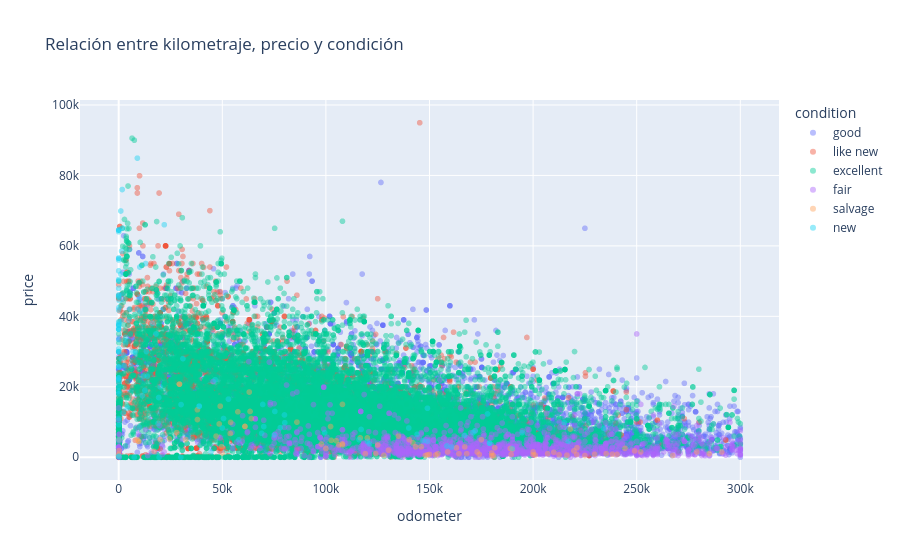

This figure's notebook cell:
### Markdown cell above
Los puntos muy alejados a la derecha, por encima de 600,000 millas, son valores poco comunes. Al forzar el eje hasta un millón de millas, comprimen visualmente en la gráfica, a la mayoría de vehículos, que se encuentran antes de 300,000 millas. Por eso propongo una segunda gráfica filtrada que permite ver con mayor claridad el patrón que representa a la mayoría de los anuncios.

### Code cell
scatter_data = filtered_data[
    filtered_data["odometer"] <= 300000
]

fig = px.scatter(
    scatter_data,
    x="odometer",
    y="price",
    color="condition",
    opacity=0.45,
    title="Relación entre kilometraje, precio y condición"
)

fig.show()

### Figure 1 — Plotly figure (JSON) as saved in the notebook; plotly's stock layout.template omitted (floating-point values rounded to 4 significant figures; data arrays with more than 128 entries replaced by an {"elided": "..."} marker saying what was removed)
{"data": [{"hovertemplate": "condition=good<br>odometer=%{x}<br>price=%{y}<extra></extra>", "legendgroup": "good", "marker": {"color": "#636efa", "opacity": 0.45, "symbol": "circle"}, "mode": "markers", "name": "good", "showlegend": true, "type": "scattergl", "x": {"elided": "16884 float values"}, "xaxis": "x", "y": {"elided": "16884 int values"}, "yaxis": "y"}, {"hovertemplate": "condition=like new<br>odometer=%{x}<br>price=%{y}<extra></extra>", "legendgroup": "like new", "marker": {"color": "#EF553B", "opacity": 0.45, "symbol": "circle"}, "mode": "markers", "name": "like new", "showlegend": true, "type": "scattergl", "x": {"elided": "4005 float values"}, "xaxis": "x", "y": {"elided": "4005 int values"}, "yaxis": "y"}, {"hovertemplate": "condition=excellent<br>odometer=%{x}<br>price=%{y}<extra></extra>", "legendgroup": "excellent", "marker": {"color": "#00cc96", "opacity": 0.45, "symbol": "circle"}, "mode": "markers", "name": "excellent", "showlegend": true, "type": "scattergl", "x": {"elided": "20913 float values"}, "xaxis": "x", "y": {"elided": "20913 int values"}, "yaxis": "y"}, {"hovertemplate": "condition=fair<br>odometer=%{x}<br>price=%{y}<extra></extra>", "legendgroup": "fair", "marker": {"color": "#ab63fa", "opacity": 0.45, "symbol": "circle"}, "mode": "markers", "name": "fair", "showlegend": true, "type": "scattergl", "x": {"elided": "1314 float values"}, "xaxis": "x", "y": {"elided": "1314 int values"}, "yaxis": "y"}, {"hovertemplate": "condition=salvage<br>odometer=%{x}<br>price=%{y}<extra></extra>", "legendgroup": "salvage", "marker": {"color": "#FFA15A", "opacity": 0.45, "symbol": "circle"}, "mode": "markers", "name": "salvage", "showlegend": true, "type": "scattergl", "x": [216300.0, 285000.0, 120000.0, 164200.0, 229700.0, 175000.0, 249000.0, 154100.0, 251900.0, 219700.0, 218000.0, 128000.0, 221200.0, 64050.0, 108000.0, 142000.0, 57500.0, 0.0, 63000.0, 38000.0, 116600.0, 0.0, 9621.0, 97800.0, 150000.0, 17080.0, 48500.0, 130200.0, 200000.0, 8900.0, 174000.0, 63400.0, 108000.0, 167000.0, 279000.0, 240500.0, 38000.0, 86000.0, 210000.0, 50000.0, 108000.0, 221000.0, 29330.0, 60920.0, 53890.0, 143300.0, 189000.0, 163000.0, 244400.0, 189400.0, 180000.0, 119000.0, 9621.0, 180800.0, 105000.0, 235300.0, 125000.0, 24500.0, 29330.0, 60920.0, 102200.0, 140200.0, 49680.0, 146000.0, 135000.0, 100000.0, 200000.0, 47000.0, 148000.0, 190000.0, 153000.0, 149000.0, 168000.0, 163.0, 201000.0, 28000.0, 124000.0, 291000.0, 102600.0, 212500.0, 32320.0, 180000.0, 54000.0, 158700.0, 100.0, 49000.0, 267400.0, 173000.0, 207000.0, 238200.0, 225000.0, 106300.0, 20000.0, 181500.0], "xaxis": "x", "y": [600, 1000, 5500, 999, 850, 5000, 1800, 1000, 1500, 1800, 8000, 580, 2700, 11000, 3800, 4100, 12900, 400, 18500, 13500, 5500, 900, 4500, 3750, 800, 1700, 9450, 2000, 1500, 5000, 800, 13000, 15000, 2950, 1500, 800, 10700, 9975, 1400, 1200, 3500, 800, 20750, 8750, 6750, 2950, 2495, 2700, 2500, 800, 1200, 1000, 4500, 500, 4700, 1000, 3500, 5200, 20750, 8750, 8725, 5000, 3000, 3000, 6000, 2500, 700, 5990, 500, 2250, 650, 700, 1000, 1900, 600, 7000, 1000, 1500, 4800, 700, 5000, 450, 9900, 1500, 5000, 14500, 500, 1500, 1000, 850, 500, 3500, 5000, 2700], "yaxis": "y"}, {"hovertemplate": "condition=new<br>odometer=%{x}<br>price=%{y}<extra></extra>", "legendgroup": "new", "marker": {"color": "#19d3f3", "opacity": 0.45, "symbol": "circle"}, "mode": "markers", "name": "new", "showlegend": true, "type": "scattergl", "x": [3396.0, 6893.0, 202.0, 13800.0, 194700.0, 140000.0, 1700.0, 2800.0, 23.0, 20.0, 3396.0, 147000.0, 9000.0, 167000.0, 172000.0, 178000.0, 30000.0, 10200.0, 1277.0, 217000.0, 80150.0, 19000.0, 38860.0, 8002.0, 179000.0, 179000.0, 9000.0, 128.0, 7500.0, 28.0, 58000.0, 75360.0, 75000.0, 98.0, 25.0, 100.0, 80000.0, 50000.0, 999.0, 1399.0, 18000.0, 44550.0, 171000.0, 100.0, 31000.0, 11390.0, 12000.0, 70000.0, 160600.0, 190000.0, 19500.0, 50600.0, 19300.0, 30090.0, 10200.0, 1261.0, 69500.0, 10500.0, 10000.0, 16200.0, 13000.0, 120000.0, 7.0, 117000.0, 7.0, 7.0, 5.0, 7.0, 7.0, 7.0, 7.0, 10.0, 20.0, 5.0, 5.0, 7.0, 7.0, 5.0, 7.0, 21.0, 4234.0, 2400.0, 144000.0, 149000.0, 116000.0, 50.0, 70.0, 7.0, 6000.0, 2115.0, 5000.0, 7.0, 20.0, 5.0, 13410.0, 5.0, 5.0, 5.0, 5.0, 7.0, 7.0, 8.0, 7.0, 7.0, 7.0, 78000.0, 1428.0, 38860.0, 46570.0, 52980.0, 1000.0, 20000.0, 215000.0, 158400.0, 1756.0, 99370.0, 121000.0, 149000.0, 82.0, 69000.0, 234000.0, 12630.0, 22000.0], "xaxis": "x", "y": [34000, 30000, 44505, 23000, 7000, 8300, 76000, 26000, 37490, 37490, 32500, 4700, 84900, 6200, 7500, 12300, 1, 45500, 28000, 4500, 9800, 9600, 14500, 29900, 3995, 3995, 42000, 42500, 1, 33390, 4950, 12995, 6300, 4950, 18800, 250, 12000, 8300, 51995, 58500, 35000, 1500, 7000, 250, 28000, 17500, 23000, 8700, 2900, 2500, 1, 11000, 16950, 14950, 54000, 38800, 14995, 41500, 8500, 38000, 55000, 4500, 46058, 7900, 25629, 38414, 50025, 45962, 64493, 41800, 52916, 30740, 22525, 56004, 30000, 22146, 25629, 64493, 21696, 29900, 13990, 29000, 6500, 4500, 4999, 11000, 9200, 18000, 26000, 12500, 38900, 50440, 22525, 64493, 30000, 36494, 36347, 36347, 36262, 64010, 56504, 47950, 37784, 56504, 45613, 8399, 46200, 14500, 21999, 16499, 69900, 20000, 9800, 3200, 65000, 6995, 3800, 13900, 19950, 6800, 8200, 19000, 66000], "yaxis": "y"}], "layout": {"legend": {"title": {"text": "condition"}, "tracegroupgap": 0}, "title": {"text": "Relación entre kilometraje, precio y condición"}, "xaxis": {"anchor": "y", "domain": [0, 1], "title": {"text": "odometer"}}, "yaxis": {"anchor": "x", "domain": [0, 1], "title": {"text": "price"}}}}
